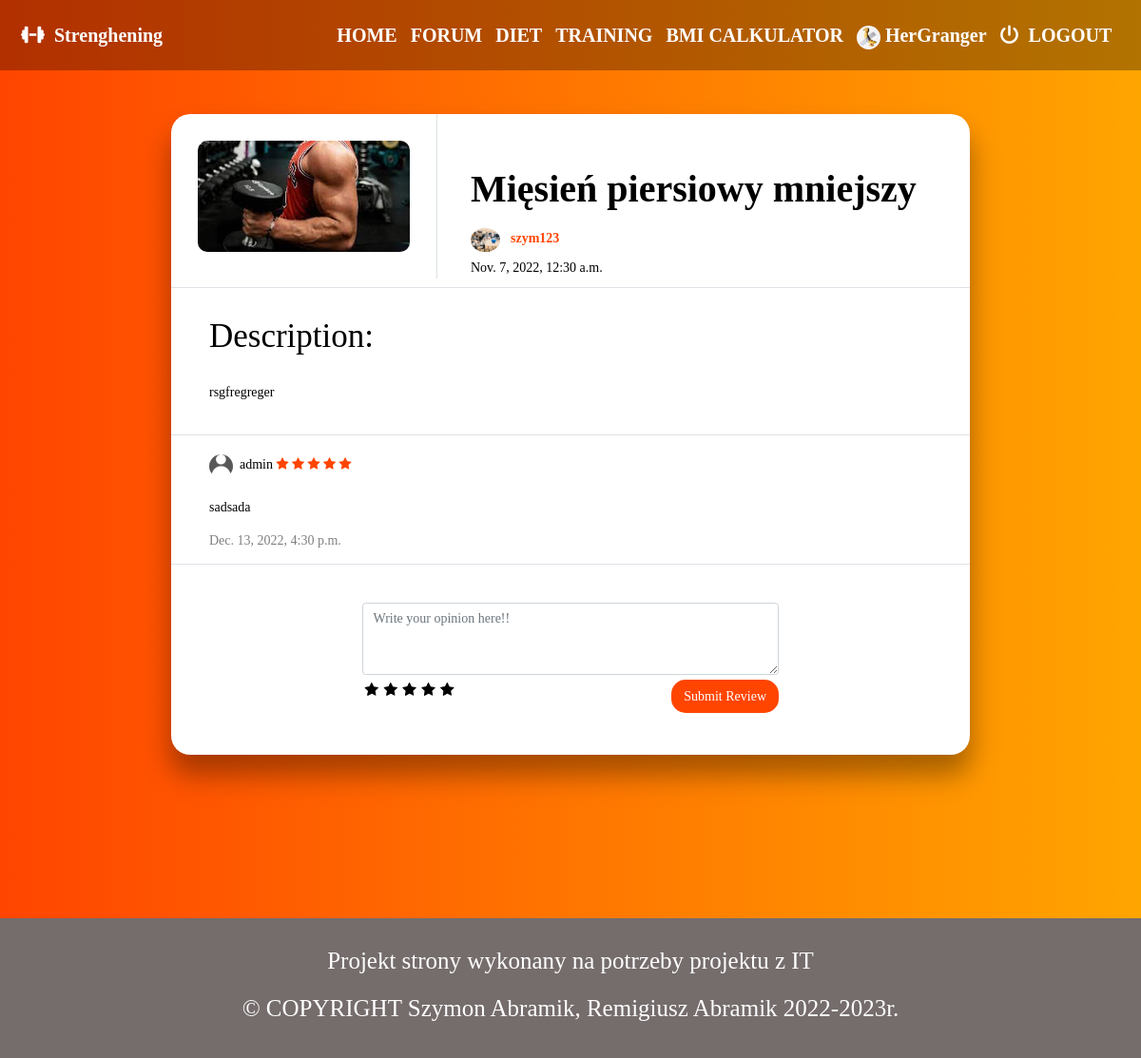
Screenshot of /training/17/ (signed in) with the database file from the repository.
### login/models.py (models this page shows, shortened)
class Profile(models.Model):
    user = models.OneToOneField(User, null=True, on_delete=models.CASCADE)
    image = models.ImageField(default="profile_pics/default.png", upload_to='profile_pics')
    description = models.TextField(max_length=1000, default="You didn't change your description yet!")
    slug = models.SlugField(unique=True, blank=True, null=True)
    def get_absolute_url(self):
        return reverse("login:profile", args=[self.slug])

### training/models.py (models this page shows, shortened)
class Training(models.Model):
    name = models.CharField(max_length=30)
    context = models.TextField(max_length=1000)
    image = models.ImageField(default="training_pics/default.png", upload_to='diet_pics')
    author = models.ForeignKey(settings.AUTH_USER_MODEL, null=True, on_delete=models.CASCADE)
    date = models.DateTimeField(auto_now=True)
    number = models.IntegerField(null=True)

class TrainingReview(models.Model):
    context = models.TextField(max_length=1000)
    author = models.ForeignKey(Profile, on_delete=models.CASCADE, null=True)
    date = models.DateTimeField(auto_now=True)
    object = models.ForeignKey(Training, on_delete=models.CASCADE)
    rating = models.FloatField(default=0)

### training/views.py (the view)
# urls.py: path('<int:training_id>/', views.detailView, name='detail'),
def detailView(request, training_id):
    reviews = TrainingReview.objects.filter(object__id=training_id)
    training = Training.objects.get(id=training_id)
    context = {
        'reviews': reviews,
        'training': training,
    }
    return render(request, 'training/detail.html', context)

### training/templates/training/detail.html (shortened to what this page needs)
{% extends 'home/base.html' %}
{% block head %}
    {% load static %}
    <link href="{% static 'training/style_detail.css' %}" rel="stylesheet" >
{% endblock %}
{% block body %}
<div class="padding-top"></div>
<div class="container-fluid">
    <div class="col">
        <div class="row border-bottom">
            <div class="col-4 training-image">
                <div class="row justify-content-center border-right"><img class="picture" src="{{ training.image.url }}"></div>
            </div>
            <div class="col-8 training-info">
                <div class="row">
                    <h3>{{ training.name }}</h3>
                </div>
                <div class="row">
                    <img
                        src="{{ training.author.profile.image.url }}"
                        class="rounded-circle"
                        height="25"
                        alt="Black and White Portrait of a Man"
                        loading="lazy"
                        /> &nbsp; &nbsp;<a href="{{training.author.profile.get_absolute_url}}">{{ training.author.username }}</a>
                </div>
                <div class="row">
                    <p>{{training.date}}</p>
                </div>
            </div>
        </div>
        <div class="row training-context border-bottom">
            <div class="col">
                <div class="row">
                    <h1>Description:</h1>
                </div>
                <div class="row">
                    <p>{{training.context}}</p>
                </div>
            </div>
        </div>
        {% if not reviews %}
            <div class="row justify-content-center" style="padding:20px;padding-bottom:0;"><h3> No reviews yet. You can add yours first now!!</h3></div>
        {% else %}
            {% for review in reviews %}
            <div class="row reviews border-bottom">
                <div class="col">
                    <div class="row contex-image">
                        <img
                            src="{{ review.author.image.url }}"
                            class="rounded-circle"
                            height="25"
                            alt="Black and White Portrait of a Man"
                            loading="lazy"
                        /> &nbsp;&nbsp;<p>{{ review.author.user.username }}</p>  &nbsp; <span>
                            <i class="fa fa-star{% if review.rating == 0.5 %}-half-o{% elif review.rating < 1 %}-o {% endif %}" aria-hidden="true"></i>
                            <i class="fa fa-star{% if review.rating == 1.5 %}-half-o{% elif review.rating < 2 %}-o {% endif %}" aria-hidden="true"></i>
                            <i class="fa fa-star{% if review.rating == 2.5 %}-half-o{% elif review.rating < 3 %}-o {% endif %}" aria-hidden="true"></i>
                            <i class="fa fa-star{% if review.rating == 3.5 %}-half-o{% elif review.rating < 4 %}-o {% endif %}" aria-hidden="true"></i>
                            <i class="fa fa-star{% if review.rating == 4.5 %}-half-o{% elif review.rating < 5 %}-o {% endif %}" aria-hidden="true"></i>
                        </span>
                    </div>
                    <div class="row contex">
                        <p>{{review.context}}</p>
                    </div>
                    <div class="row contex-stats">
                        <p>{{review.date}}</p>
                    </div>
                </div>
            </div>
            {% endfor %}
        {% endif %}
        <div class="row justify-content-center" style="padding-top:40px;padding-bottom:40px;">
            <form action="{% url 'training:submit_review' training.id %}" method="POST">
                <textarea name="context" cols="50" class="form-control review" rows="3" maxlength="1000" required="" id="id_context" required placeholder="Write your opinion here!!"></textarea>
                <div class="rate">
                    <input type="radio" name="rating" id="rating10" value="5" required /><label for="rating10" title="5"></label>
                    <input type="radio" name="rating" id="rating8" value="4" required /><label for="rating8" title="4"></label>
                    <input type="radio" name="rating" id="rating6" value="3"  /><label for="rating6" title="3"></label>
                    <input type="radio" name="rating" id="rating4" value="2" required /><label for="rating4" title="2"></label>
                    <input type="radio" name="rating" id="rating2" value="1" required /><label for="rating2" title="1"></label>
                </div>
                {% if user.is_authenticated %}
                    <input type="submit" value="Submit Review" class="comment-like float-right">
                {% else %}
                    <p>You must be logged in to post a review. <span><a href="{% url 'login:login' %}">Login now</a></span></p>
                {% endif %}
            </form>
        </div>
    </div>
</div>
<div class="padding-bottom"></div>
{% endblock %}

### home/templates/home/base.html (shortened to what this page needs)
<!DOCTYPE html>
<html lang="en">
<head>
    {% load static %}
    <link rel="stylesheet" href="https://cdn.jsdelivr.net/npm/bootstrap@4.6.2/dist/css/bootstrap.min.css">
    <link href="{% static 'fontawesomefree/css/fontawesome.css' %}" rel="stylesheet" type="text/css">
    <link rel="stylesheet" href="https://cdnjs.cloudflare.com/ajax/libs/font-awesome/4.7.0/css/font-awesome.min.css">
    <link href="{% static 'fontawesomefree/css/brands.css' %}" rel="stylesheet" type="text/css">
    <link href="{% static 'fontawesomefree/css/solid.css' %}" rel="stylesheet" type="text/css">
    <link href="{% static 'home/style.css' %}" rel="stylesheet" >
    {% block head %}
    {% endblock %}
</head>
<body>
    <nav class="navbar fixed-top navbar-expand-lg navbar-dark p-md-3">
        <a class="navbar-brand" href="{% url 'home:index' %}">
            <i class="fa-solid fa-dumbbell"></i>&nbsp; Strenghening
        </a>
        <div class="collapse navbar-collapse" id="navbarNav">
                <ul class="navbar-nav">
                    <li class="nav-item">
                        <a class="nav-link text-white" href="{% url 'home:index' %}">HOME</a>
                    </li>
                    <li class="nav-item">
                        <a class="nav-link text-white" href="{% url 'forum:index' %}">FORUM</a>
                    </li>
                    <li class="nav-item">
                        <a class="nav-link text-white" href="{% url 'diet:index' %}">DIET</a>
                    </li>
                    <li class="nav-item">
                        <a class="nav-link text-white" href="{% url 'training:index' %}">TRAINING</a>
                    </li>
                    <li class="nav-item">
                        <a class="nav-link text-white" href="{% url 'bmicalc:index' %}">BMI CALKULATOR</a>
                    </li>
                    {% if user.is_authenticated %}
                        <li class="nav-item">
                            <a class="nav-link text-white" href="{% url 'login:profile' user.profile.slug %}">
                                <img
                                    src="{{ user.profile.image.url }}"
                                    class="rounded-circle"
                                    height="25"
                                    alt="Black and White Portrait of a Man"
                                    loading="lazy"
                                />
                                {{request.user}}
                            </a>
                        </li>
                        <li class="nav-item">
                            <a class="nav-link text-white" href="{% url 'login:logout' %}">
                                <i class="fa-solid fa-power-off"></i>&nbsp; LOGOUT &nbsp;
                            </a>
                        </li>
                    {% else %}
                        <li class="nav-item">
                            <a href="{% url 'login:login' %}" class="nav-link text-white" tabindex="-1" role="button" aria-disabled="true">SIGN IN</a>
                        </li>
                    {% endif %}
                </ul>
            </div>
    </nav>
    {% block body %}
    {% endblock %}
    <section class="footer">
        <h1>Projekt strony wykonany na potrzeby projektu z IT
          <br>
          © COPYRIGHT Szymon Abramik, Remigiusz Abramik 2022-2023r.
        </h1>
    </section>
</body>
</html>

### home/static/home/style.css (style rules this page uses)
* { box-sizing: border-box; }
html, body { margin: 0; padding: 0; font-size: 14px; font-family: Verdana; background-color: white; color: black; width: 100%; }
nav.navbar { background-color: rgba(0, 0, 0, 0.3); }
.nav-link ul li, .navbar-brand { padding: 8px; }
.nav-item, .navbar-brand { transition: 0.5s; }
.navbar, .navbar-brand { font-size: 20px; font-weight: 600; transition: 0.5s; }
.footer { margin-top: 5%; width: 100%; text-align: center; padding: 20px 0; color: white; background-color: rgb(117, 108, 108); }
.footer h1 { font-size: 25px; line-height: 2; }

### training/static/training/style_detail.css (style rules this page uses)
body { background: linear-gradient(90deg, rgba(255,69,0,1) 0%, rgba(255, 165, 0,1) 100%) !important; }
.padding-bottom { height: 14vh; }
.container-fluid { margin-top: 5vh !important; border-radius: 20px; background-color: white; box-shadow: 0 20px 24px 0 rgba(0, 0, 0, 0.2), 0 21px 35px 0 rgba(0, 0, 0, 0.19); width: 70%; height: auto; min-height: 80vh; display: grid; padding: 0; }
.training-image img { margin-top: 10%; margin-bottom: 10%; margin-left: auto; margin-right: auto; border-radius: 10px; width: 80%; }
.training-info { padding-top: 55px; padding-left: 50px; }
.training-info h3 { font-size: 40px; font-weight: 600; padding-bottom: 10px; }
.training-info a { margin-bottom: 10px; color: orangered; font-weight: 550; }
.training-info p { margin-bottom: 10px; }
.padding-top { height: 10vh; }
.rate { display: inline-block;; border: 0; }
.rate > label { float: right; }
.rate > label:before { display: inline-block; font-size: 1.1rem; font-family: FontAwesome; content: "\f005"; margin:0; padding:0.3rem .2rem; cursor: pointer; }
.fa { color: orangered; }
.training-context h1 { padding-top: 30px; padding-left: 40px; }
.training-context p { padding: 20px; padding-left: 40px; padding-right: 40px; }
.comment-like { margin-top: 5px; background-color: orangered; color: white; transition: 0.5s; border-radius: 15px; padding: 7px; padding-left: 13px; padding-right: 13px; border: 0; }
.contex { padding-left: 40px; padding-top: 10px; }
.contex-image { padding-left: 40px; padding-top: 20px; }
.contex-stats { padding-left: 40px; color: grey; }

### rows the page displays
Training: image (picture), name "Mięsień piersiowy mniejszy", author.profile.image (picture), author.username "szym123", date "Nov. 7, 2022, 12:30 a.m.", context "rsgfregreger"
TrainingReview: author.image (placeholder picture), author.user.username "admin", context "sadsada", date "Dec. 13, 2022, 4:30 p.m."

### other values shown
{{ request.user }} "HerGranger"
